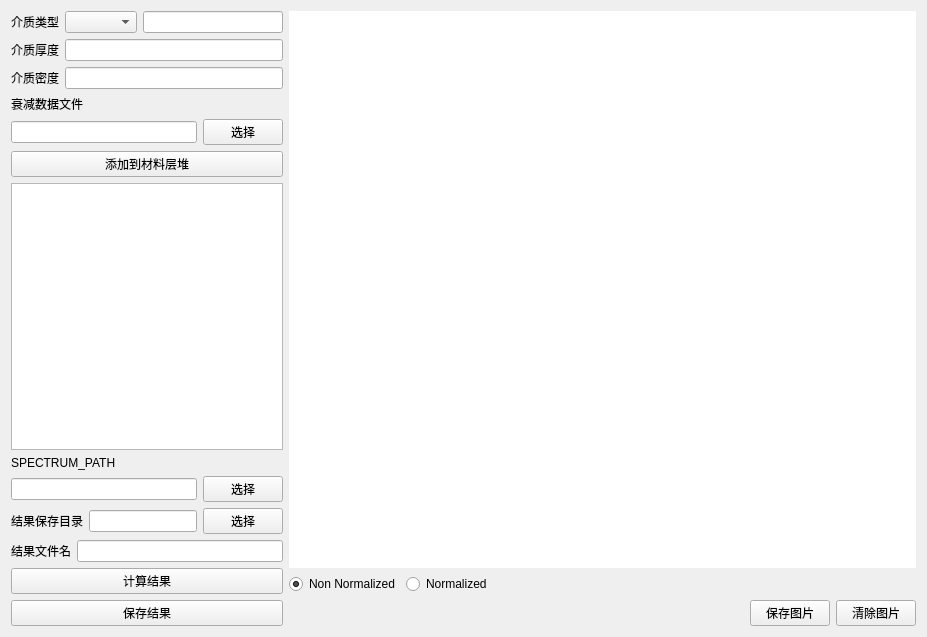
<?xml version="1.0" encoding="UTF-8"?>
<ui version="4.0">
 <class>Form</class>
 <widget class="QWidget" name="Form">
  <property name="geometry">
   <rect>
    <x>0</x>
    <y>0</y>
    <width>927</width>
    <height>637</height>
   </rect>
  </property>
  <property name="windowTitle">
   <string>Form</string>
  </property>
  <layout class="QGridLayout" name="gridLayout">
   <item row="0" column="0">
    <layout class="QHBoxLayout" name="horizontalLayout_10" stretch="0,1">
     <item>
      <layout class="QVBoxLayout" name="verticalLayout">
       <item>
        <layout class="QHBoxLayout" name="horizontalLayout">
         <item>
          <widget class="QLabel" name="label">
           <property name="text">
            <string>介质类型</string>
           </property>
          </widget>
         </item>
         <item>
          <widget class="QComboBox" name="materialList"/>
         </item>
         <item>
          <widget class="QLineEdit" name="material"/>
         </item>
        </layout>
       </item>
       <item>
        <layout class="QHBoxLayout" name="horizontalLayout_2">
         <item>
          <widget class="QLabel" name="label_2">
           <property name="text">
            <string>介质厚度</string>
           </property>
          </widget>
         </item>
         <item>
          <widget class="QLineEdit" name="thickness">
           <property name="inputMethodHints">
            <set>Qt::ImhNone</set>
           </property>
           <property name="text">
            <string/>
           </property>
          </widget>
         </item>
        </layout>
       </item>
       <item>
        <layout class="QHBoxLayout" name="horizontalLayout_3">
         <item>
          <widget class="QLabel" name="label_3">
           <property name="text">
            <string>介质密度</string>
           </property>
          </widget>
         </item>
         <item>
          <widget class="QLineEdit" name="density"/>
         </item>
        </layout>
       </item>
       <item>
        <widget class="QLabel" name="label_4">
         <property name="text">
          <string>衰减数据文件</string>
         </property>
        </widget>
       </item>
       <item>
        <layout class="QHBoxLayout" name="horizontalLayout_4">
         <item>
          <widget class="QLineEdit" name="tungsten_data_file"/>
         </item>
         <item>
          <widget class="QPushButton" name="choose_tungsten_data_file">
           <property name="text">
            <string>选择</string>
           </property>
          </widget>
         </item>
        </layout>
       </item>
       <item>
        <widget class="QPushButton" name="addToMaterialStack">
         <property name="text">
          <string>添加到材料层堆</string>
         </property>
        </widget>
       </item>
       <item>
        <widget class="QListWidget" name="MaterialStack"/>
       </item>
       <item>
        <widget class="QLabel" name="label_5">
         <property name="text">
          <string>SPECTRUM_PATH</string>
         </property>
        </widget>
       </item>
       <item>
        <layout class="QHBoxLayout" name="horizontalLayout_5">
         <item>
          <widget class="QLineEdit" name="SPECTRUM_PATH"/>
         </item>
         <item>
          <widget class="QPushButton" name="choose_SPECTRUM_PATH">
           <property name="text">
            <string>选择</string>
           </property>
          </widget>
         </item>
        </layout>
       </item>
       <item>
        <layout class="QHBoxLayout" name="horizontalLayout_6">
         <item>
          <widget class="QLabel" name="label_6">
           <property name="text">
            <string>结果保存目录</string>
           </property>
          </widget>
         </item>
         <item>
          <widget class="QLineEdit" name="save_result_path"/>
         </item>
         <item>
          <widget class="QPushButton" name="choose_save_result_path">
           <property name="text">
            <string>选择</string>
           </property>
          </widget>
         </item>
        </layout>
       </item>
       <item>
        <layout class="QHBoxLayout" name="horizontalLayout_7">
         <item>
          <widget class="QLabel" name="label_7">
           <property name="text">
            <string>结果文件名</string>
           </property>
          </widget>
         </item>
         <item>
          <widget class="QLineEdit" name="save_result_name"/>
         </item>
        </layout>
       </item>
       <item>
        <widget class="QPushButton" name="calculate">
         <property name="text">
          <string>计算结果</string>
         </property>
        </widget>
       </item>
       <item>
        <widget class="QPushButton" name="save">
         <property name="text">
          <string>保存结果</string>
         </property>
        </widget>
       </item>
      </layout>
     </item>
     <item>
      <layout class="QVBoxLayout" name="verticalLayout_2" stretch="1,0,0">
       <item>
        <widget class="QWidget" name="result_display" native="true">
         <property name="styleSheet">
          <string notr="true">background-color: rgb(255, 255, 255);</string>
         </property>
        </widget>
       </item>
       <item>
        <layout class="QHBoxLayout" name="horizontalLayout_9">
         <item>
          <widget class="QRadioButton" name="Unnormalized">
           <property name="text">
            <string>Non Normalized</string>
           </property>
           <property name="checked">
            <bool>true</bool>
           </property>
           <attribute name="buttonGroup">
            <string notr="true">NormalizedButtonGroup</string>
           </attribute>
          </widget>
         </item>
         <item>
          <widget class="QRadioButton" name="Normalized">
           <property name="text">
            <string>Normalized</string>
           </property>
           <attribute name="buttonGroup">
            <string notr="true">NormalizedButtonGroup</string>
           </attribute>
          </widget>
         </item>
         <item>
          <spacer name="horizontalSpacer_2">
           <property name="orientation">
            <enum>Qt::Horizontal</enum>
           </property>
           <property name="sizeHint" stdset="0">
            <size>
             <width>203</width>
             <height>20</height>
            </size>
           </property>
          </spacer>
         </item>
        </layout>
       </item>
       <item>
        <layout class="QHBoxLayout" name="horizontalLayout_8">
         <item>
          <spacer name="horizontalSpacer">
           <property name="orientation">
            <enum>Qt::Horizontal</enum>
           </property>
           <property name="sizeHint" stdset="0">
            <size>
             <width>203</width>
             <height>20</height>
            </size>
           </property>
          </spacer>
         </item>
         <item>
          <widget class="QPushButton" name="savePIC">
           <property name="text">
            <string>保存图片</string>
           </property>
          </widget>
         </item>
         <item>
          <widget class="QPushButton" name="clearPIC">
           <property name="text">
            <string>清除图片</string>
           </property>
          </widget>
         </item>
        </layout>
       </item>
      </layout>
     </item>
    </layout>
   </item>
  </layout>
 </widget>
 <resources/>
 <connections/>
 <buttongroups>
  <buttongroup name="NormalizedButtonGroup"/>
 </buttongroups>
</ui>
